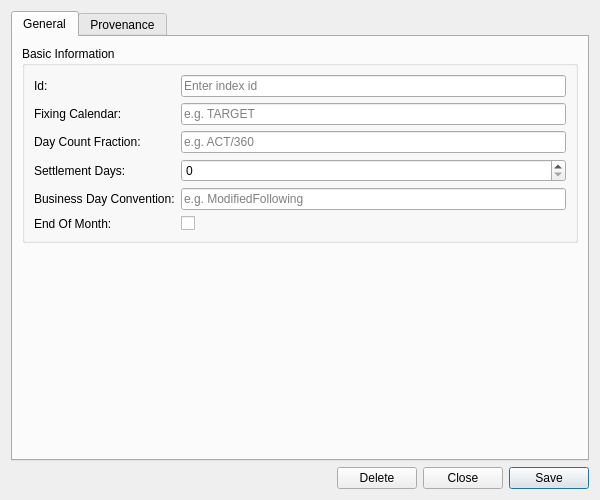
<?xml version="1.0" encoding="UTF-8"?>
<ui version="4.0">
 <class>IborIndexConventionDetailDialog</class>
 <widget class="QWidget" name="IborIndexConventionDetailDialog">
  <property name="geometry">
   <rect>
    <x>0</x>
    <y>0</y>
    <width>600</width>
    <height>500</height>
   </rect>
  </property>
  <property name="sizePolicy">
   <sizepolicy hsizetype="Preferred" vsizetype="Preferred">
    <horstretch>0</horstretch>
    <verstretch>0</verstretch>
   </sizepolicy>
  </property>
  <property name="minimumSize">
   <size>
    <width>600</width>
    <height>500</height>
   </size>
  </property>
  <property name="windowTitle">
   <string>IBOR Index Convention Details</string>
  </property>
  <layout class="QVBoxLayout" name="verticalLayout">
   <item>
    <widget class="QTabWidget" name="tabWidget">
     <property name="currentIndex"><number>0</number></property>
     <widget class="QWidget" name="generalTab">
      <attribute name="title"><string>General</string></attribute>
      <layout class="QVBoxLayout" name="generalLayout">
       <item>
        <widget class="QGroupBox" name="basicInfoGroup">
         <property name="title">
          <string>Basic Information</string>
         </property>
         <layout class="QFormLayout" name="formLayout">
          <item row="0" column="0">
           <widget class="QLabel" name="labelId">
            <property name="text">
             <string>Id:</string>
            </property>
           </widget>
          </item>
          <item row="0" column="1">
           <widget class="QLineEdit" name="idEdit">
            <property name="placeholderText">
             <string>Enter index id</string>
            </property>
            <property name="readOnly">
             <bool>true</bool>
            </property>
           </widget>
          </item>
          <item row="1" column="0">
           <widget class="QLabel" name="labelFixingCalendar">
            <property name="text">
             <string>Fixing Calendar:</string>
            </property>
           </widget>
          </item>
          <item row="1" column="1">
           <widget class="QLineEdit" name="fixingCalendarEdit">
            <property name="placeholderText">
             <string>e.g. TARGET</string>
            </property>
           </widget>
          </item>
          <item row="2" column="0">
           <widget class="QLabel" name="labelDayCountFraction">
            <property name="text">
             <string>Day Count Fraction:</string>
            </property>
           </widget>
          </item>
          <item row="2" column="1">
           <widget class="QLineEdit" name="dayCountFractionEdit">
            <property name="placeholderText">
             <string>e.g. ACT/360</string>
            </property>
           </widget>
          </item>
          <item row="3" column="0">
           <widget class="QLabel" name="labelSettlementDays">
            <property name="text">
             <string>Settlement Days:</string>
            </property>
           </widget>
          </item>
          <item row="3" column="1">
           <widget class="QSpinBox" name="settlementDaysEdit">
            <property name="minimum">
             <number>0</number>
            </property>
            <property name="maximum">
             <number>9999</number>
            </property>
           </widget>
          </item>
          <item row="4" column="0">
           <widget class="QLabel" name="labelBusinessDayConvention">
            <property name="text">
             <string>Business Day Convention:</string>
            </property>
           </widget>
          </item>
          <item row="4" column="1">
           <widget class="QLineEdit" name="businessDayConventionEdit">
            <property name="placeholderText">
             <string>e.g. ModifiedFollowing</string>
            </property>
           </widget>
          </item>
          <item row="5" column="0">
           <widget class="QLabel" name="labelEndOfMonth">
            <property name="text">
             <string>End Of Month:</string>
            </property>
           </widget>
          </item>
          <item row="5" column="1">
           <widget class="QCheckBox" name="endOfMonthEdit">
            <property name="text">
             <string/>
            </property>
           </widget>
          </item>
         </layout>
        </widget>
       </item>
       <item>
        <spacer name="verticalSpacer">
         <property name="orientation">
          <enum>Qt::Vertical</enum>
         </property>
         <property name="sizeHint" stdset="0">
          <size>
           <width>20</width>
           <height>40</height>
          </size>
         </property>
        </spacer>
       </item>
      </layout>
     </widget>
     <widget class="QWidget" name="provenanceTab">
      <attribute name="title"><string>Provenance</string></attribute>
      <layout class="QVBoxLayout" name="provenanceTabLayout">
       <item>
        <widget class="ores::qt::ProvenanceWidget" name="provenanceWidget" native="true"/>
       </item>
      </layout>
     </widget>
    </widget>
   </item>
   <item>
    <layout class="QHBoxLayout" name="buttonLayout">
     <item>
      <spacer name="horizontalSpacer">
       <property name="orientation">
        <enum>Qt::Horizontal</enum>
       </property>
       <property name="sizeHint" stdset="0">
        <size>
         <width>40</width>
         <height>20</height>
        </size>
       </property>
      </spacer>
     </item>
     <item>
      <widget class="QPushButton" name="deleteButton">
       <property name="text">
        <string>Delete</string>
       </property>
      </widget>
     </item>
     <item>
      <widget class="QPushButton" name="closeButton">
       <property name="text">
        <string>Close</string>
       </property>
      </widget>
     </item>
     <item>
      <widget class="QPushButton" name="saveButton">
       <property name="text">
        <string>Save</string>
       </property>
       <property name="default">
        <bool>true</bool>
       </property>
      </widget>
     </item>
    </layout>
   </item>
  </layout>
 </widget>
 <customwidgets>
  <customwidget>
   <class>ores::qt::ProvenanceWidget</class>
   <extends>QWidget</extends>
   <header>ores.qt/ProvenanceWidget.hpp</header>
  </customwidget>
 </customwidgets>
 <resources/>
 <connections/>
</ui>
